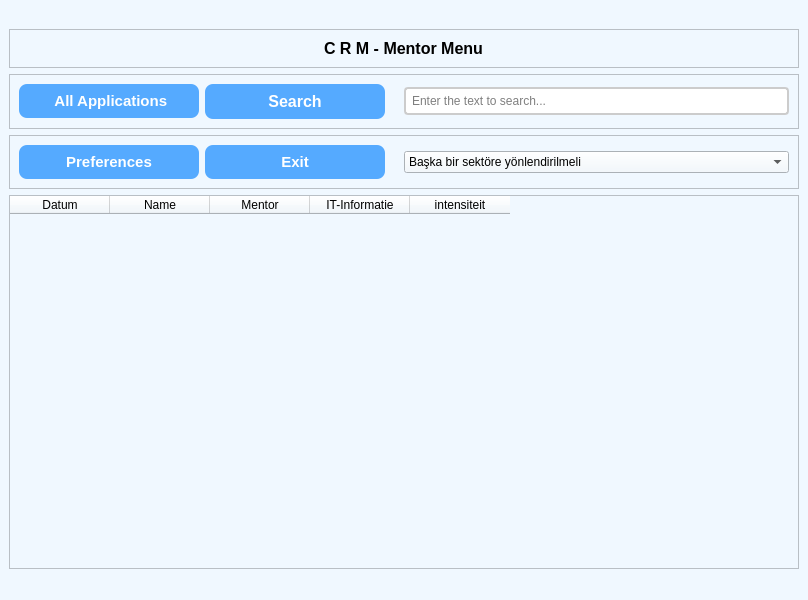
<?xml version="1.0" encoding="UTF-8"?>
<ui version="4.0">
 <class>MainWindow</class>
 <widget class="QMainWindow" name="MainWindow">
  <property name="geometry">
   <rect>
    <x>0</x>
    <y>0</y>
    <width>800</width>
    <height>600</height>
   </rect>
  </property>
  <property name="font">
   <font>
    <pointsize>10</pointsize>
   </font>
  </property>
  <property name="windowTitle">
   <string>MainWindow</string>
  </property>
  <property name="autoFillBackground">
   <bool>false</bool>
  </property>
  <property name="styleSheet">
   <string notr="true">QWidget {
    background-color: #f0f8ff;
}

QPushButton {
    background-color: #4CAF50;
    color: white;
    border-radius: 8px;
    padding: 5px;
}

QPushButton:hover {
    background-color: #45a049;
}

QLineEdit {
    border: 2px solid #ccc;
    border-radius: 4px;
    padding: 4px;
    background-color: #ffffff;
}
</string>
  </property>
  <widget class="QWidget" name="centralwidget">
   <layout class="QVBoxLayout" name="verticalLayout">
    <item>
     <widget class="QLabel" name="label">
      <property name="text">
       <string/>
      </property>
      <property name="pixmap">
       <pixmap>Icons/logo_vit_7_3.png</pixmap>
      </property>
      <property name="alignment">
       <set>Qt::AlignCenter</set>
      </property>
     </widget>
    </item>
    <item>
     <widget class="QFrame" name="frame_4">
      <property name="frameShape">
       <enum>QFrame::StyledPanel</enum>
      </property>
      <property name="frameShadow">
       <enum>QFrame::Raised</enum>
      </property>
      <layout class="QHBoxLayout" name="horizontalLayout_3">
       <item alignment="Qt::AlignHCenter">
        <widget class="QLabel" name="label_3">
         <property name="font">
          <font>
           <pointsize>12</pointsize>
           <weight>75</weight>
           <bold>true</bold>
          </font>
         </property>
         <property name="text">
          <string>C R M - Mentor Menu</string>
         </property>
        </widget>
       </item>
      </layout>
     </widget>
    </item>
    <item>
     <widget class="QFrame" name="frame">
      <property name="frameShape">
       <enum>QFrame::StyledPanel</enum>
      </property>
      <property name="frameShadow">
       <enum>QFrame::Raised</enum>
      </property>
      <layout class="QHBoxLayout" name="horizontalLayout_2">
       <item>
        <widget class="QPushButton" name="mentor_menu_buton_all_applications">
         <property name="sizePolicy">
          <sizepolicy hsizetype="Fixed" vsizetype="Fixed">
           <horstretch>0</horstretch>
           <verstretch>0</verstretch>
          </sizepolicy>
         </property>
         <property name="minimumSize">
          <size>
           <width>180</width>
           <height>0</height>
          </size>
         </property>
         <property name="font">
          <font>
           <pointsize>11</pointsize>
           <weight>75</weight>
           <bold>true</bold>
          </font>
         </property>
         <property name="styleSheet">
          <string notr="true">QPushButton {
    background-color: #55aaff;
    color: white;
    border-radius: 8px;
    padding: 8px;
    font-weight: bold;
}

QPushButton:hover {
    background-color: #8263c6;
}

QPushButton:pressed {
    background-color: #594097;
}
</string>
         </property>
         <property name="text">
          <string>	All Applications</string>
         </property>
         <property name="icon">
          <iconset>
           <normaloff>Icons/preference_admin.png</normaloff>Icons/preference_admin.png</iconset>
         </property>
         <property name="iconSize">
          <size>
           <width>24</width>
           <height>24</height>
          </size>
         </property>
        </widget>
       </item>
       <item>
        <widget class="QPushButton" name="mentor_menu_buton_search">
         <property name="sizePolicy">
          <sizepolicy hsizetype="Fixed" vsizetype="Fixed">
           <horstretch>0</horstretch>
           <verstretch>0</verstretch>
          </sizepolicy>
         </property>
         <property name="minimumSize">
          <size>
           <width>180</width>
           <height>0</height>
          </size>
         </property>
         <property name="font">
          <font>
           <pointsize>12</pointsize>
           <weight>75</weight>
           <bold>true</bold>
          </font>
         </property>
         <property name="styleSheet">
          <string notr="true">QPushButton {
    background-color: #55aaff;
    color: white;
    border-radius: 8px;
    padding: 8px;
    font-weight: bold;
}

QPushButton:hover {
    background-color: #8263c6;
}

QPushButton:pressed {
    background-color: #594097;
}
</string>
         </property>
         <property name="text">
          <string>Search</string>
         </property>
         <property name="icon">
          <iconset>
           <normaloff>Icons/search.png</normaloff>Icons/search.png</iconset>
         </property>
         <property name="iconSize">
          <size>
           <width>24</width>
           <height>24</height>
          </size>
         </property>
        </widget>
       </item>
       <item>
        <spacer name="horizontalSpacer_2">
         <property name="orientation">
          <enum>Qt::Horizontal</enum>
         </property>
         <property name="sizeType">
          <enum>QSizePolicy::Fixed</enum>
         </property>
         <property name="sizeHint" stdset="0">
          <size>
           <width>13</width>
           <height>20</height>
          </size>
         </property>
        </spacer>
       </item>
       <item>
        <widget class="QLineEdit" name="mentor_menu_lineedit_input">
         <property name="sizePolicy">
          <sizepolicy hsizetype="Expanding" vsizetype="Fixed">
           <horstretch>0</horstretch>
           <verstretch>0</verstretch>
          </sizepolicy>
         </property>
         <property name="minimumSize">
          <size>
           <width>250</width>
           <height>0</height>
          </size>
         </property>
         <property name="text">
          <string/>
         </property>
         <property name="placeholderText">
          <string>Enter the text to search...</string>
         </property>
        </widget>
       </item>
      </layout>
     </widget>
    </item>
    <item>
     <widget class="QFrame" name="frame_2">
      <property name="enabled">
       <bool>true</bool>
      </property>
      <property name="frameShape">
       <enum>QFrame::StyledPanel</enum>
      </property>
      <property name="frameShadow">
       <enum>QFrame::Raised</enum>
      </property>
      <layout class="QHBoxLayout" name="horizontalLayout">
       <item>
        <widget class="QPushButton" name="mentor_menu_buton_preferences">
         <property name="sizePolicy">
          <sizepolicy hsizetype="Fixed" vsizetype="Fixed">
           <horstretch>0</horstretch>
           <verstretch>0</verstretch>
          </sizepolicy>
         </property>
         <property name="minimumSize">
          <size>
           <width>180</width>
           <height>0</height>
          </size>
         </property>
         <property name="font">
          <font>
           <pointsize>11</pointsize>
           <weight>75</weight>
           <bold>true</bold>
          </font>
         </property>
         <property name="styleSheet">
          <string notr="true">QPushButton {
    background-color: #55aaff;
    color: white;
    border-radius: 8px;
    padding: 8px;
    font-weight: bold;
}

QPushButton:hover {
    background-color: #8263c6;
}

QPushButton:pressed {
    background-color: #594097;
}
</string>
         </property>
         <property name="text">
          <string>Preferences</string>
         </property>
         <property name="icon">
          <iconset>
           <normaloff>Icons/prefenens.png</normaloff>Icons/prefenens.png</iconset>
         </property>
         <property name="iconSize">
          <size>
           <width>24</width>
           <height>24</height>
          </size>
         </property>
        </widget>
       </item>
       <item>
        <widget class="QPushButton" name="mentor_menu_buton_exit">
         <property name="sizePolicy">
          <sizepolicy hsizetype="Fixed" vsizetype="Fixed">
           <horstretch>0</horstretch>
           <verstretch>0</verstretch>
          </sizepolicy>
         </property>
         <property name="minimumSize">
          <size>
           <width>180</width>
           <height>0</height>
          </size>
         </property>
         <property name="font">
          <font>
           <pointsize>11</pointsize>
           <weight>75</weight>
           <bold>true</bold>
          </font>
         </property>
         <property name="styleSheet">
          <string notr="true">QPushButton {
    background-color: #55aaff;
    color: white;
    border-radius: 8px;
    padding: 8px;
    font-weight: bold;
}

QPushButton:hover {
    background-color: #8263c6;
}

QPushButton:pressed {
    background-color: #594097;
}
</string>
         </property>
         <property name="text">
          <string>Exit</string>
         </property>
         <property name="icon">
          <iconset>
           <normaloff>Icons/exit-icon.png</normaloff>Icons/exit-icon.png</iconset>
         </property>
         <property name="iconSize">
          <size>
           <width>24</width>
           <height>24</height>
          </size>
         </property>
        </widget>
       </item>
       <item>
        <spacer name="horizontalSpacer_4">
         <property name="orientation">
          <enum>Qt::Horizontal</enum>
         </property>
         <property name="sizeType">
          <enum>QSizePolicy::Fixed</enum>
         </property>
         <property name="sizeHint" stdset="0">
          <size>
           <width>13</width>
           <height>20</height>
          </size>
         </property>
        </spacer>
       </item>
       <item>
        <widget class="QComboBox" name="mentor_menu_combobox">
         <item>
          <property name="text">
           <string>Başka bir sektöre yönlendirilmeli</string>
          </property>
         </item>
         <item>
          <property name="text">
           <string>Tümünü Göster</string>
          </property>
         </item>
         <item>
          <property name="text">
           <string>Bir sonraki VIT projesine katilmasi daha uygun olur</string>
          </property>
         </item>
         <item>
          <property name="text">
           <string>Direkt bireysel koçluk ile işe yönlendirilmesi uygun olur</string>
          </property>
         </item>
         <item>
          <property name="text">
           <string>VIT projesi ilk IT eğitimi alıp ITPH a yönlendirilmesi uygun olur</string>
          </property>
         </item>
         <item>
          <property name="text">
           <string>VIT projesi ingilizce eğitimi alıp ITPH a yönlendirilmesi uygun olur</string>
          </property>
         </item>
         <item>
          <property name="text">
           <string>VIT projesi kapsamında direkt ITPH a yönlendirilmesi uygun olur.</string>
          </property>
         </item>
         <item>
          <property name="text">
           <string>VIT projesinin tamamına katılması uygun olur</string>
          </property>
         </item>
         <item>
          <property name="text">
           <string>Diger</string>
          </property>
         </item>
        </widget>
       </item>
      </layout>
     </widget>
    </item>
    <item>
     <widget class="QTableWidget" name="mentor_menu_table_result">
      <column>
       <property name="text">
        <string>Datum</string>
       </property>
      </column>
      <column>
       <property name="text">
        <string>Name</string>
       </property>
      </column>
      <column>
       <property name="text">
        <string>Mentor</string>
       </property>
      </column>
      <column>
       <property name="text">
        <string>IT-Informatie</string>
       </property>
      </column>
      <column>
       <property name="text">
        <string>intensiteit</string>
       </property>
      </column>
     </widget>
    </item>
   </layout>
  </widget>
  <widget class="QStatusBar" name="statusbar"/>
 </widget>
 <resources/>
 <connections/>
</ui>
